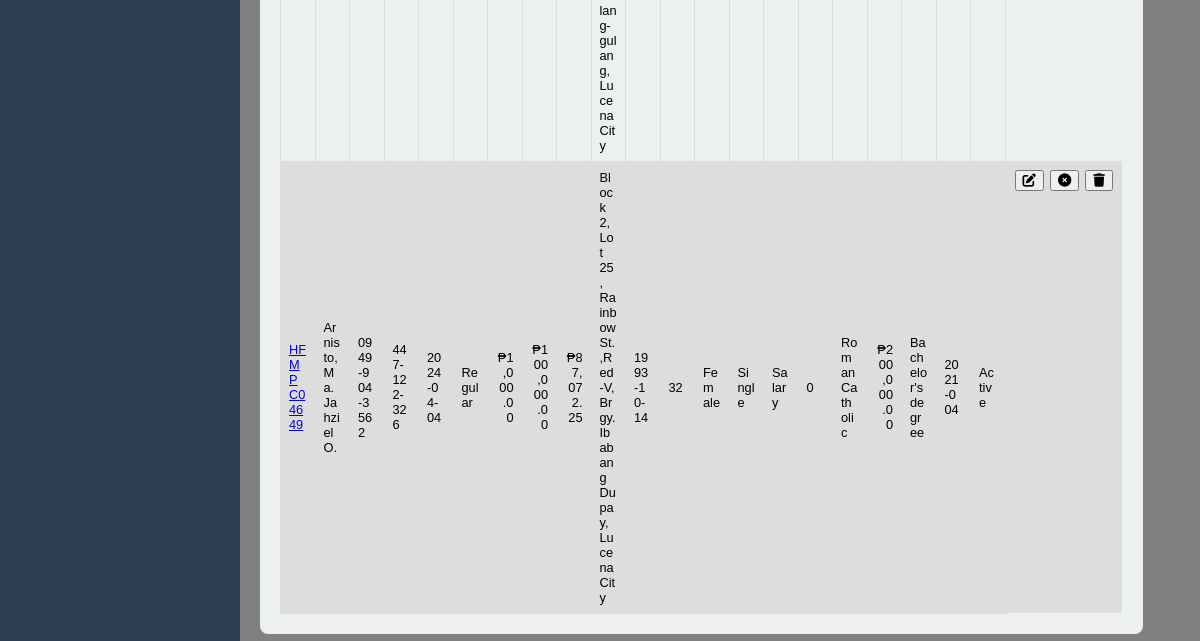
Page /coop_members.php (signed in, lower part) on the earlier database version.
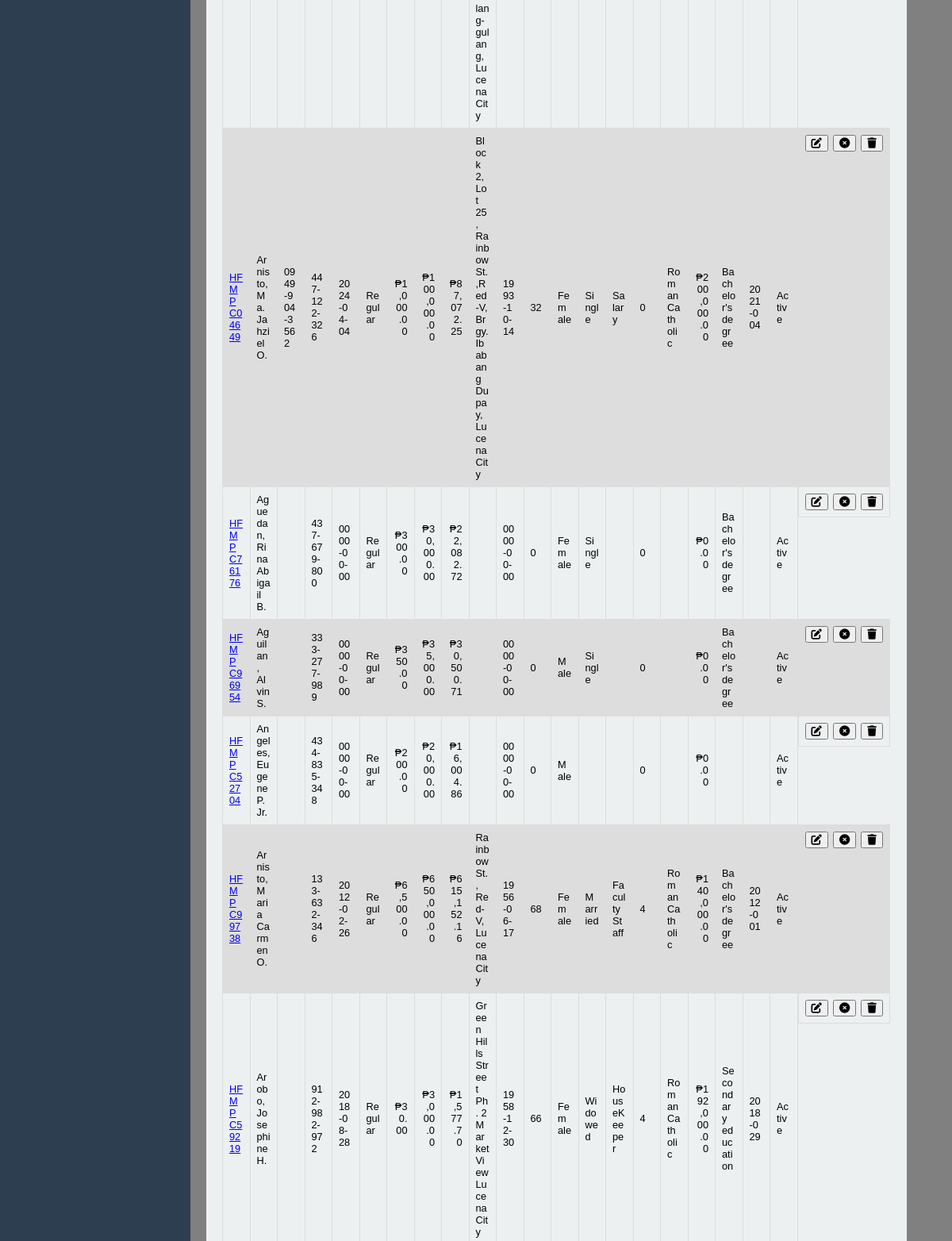
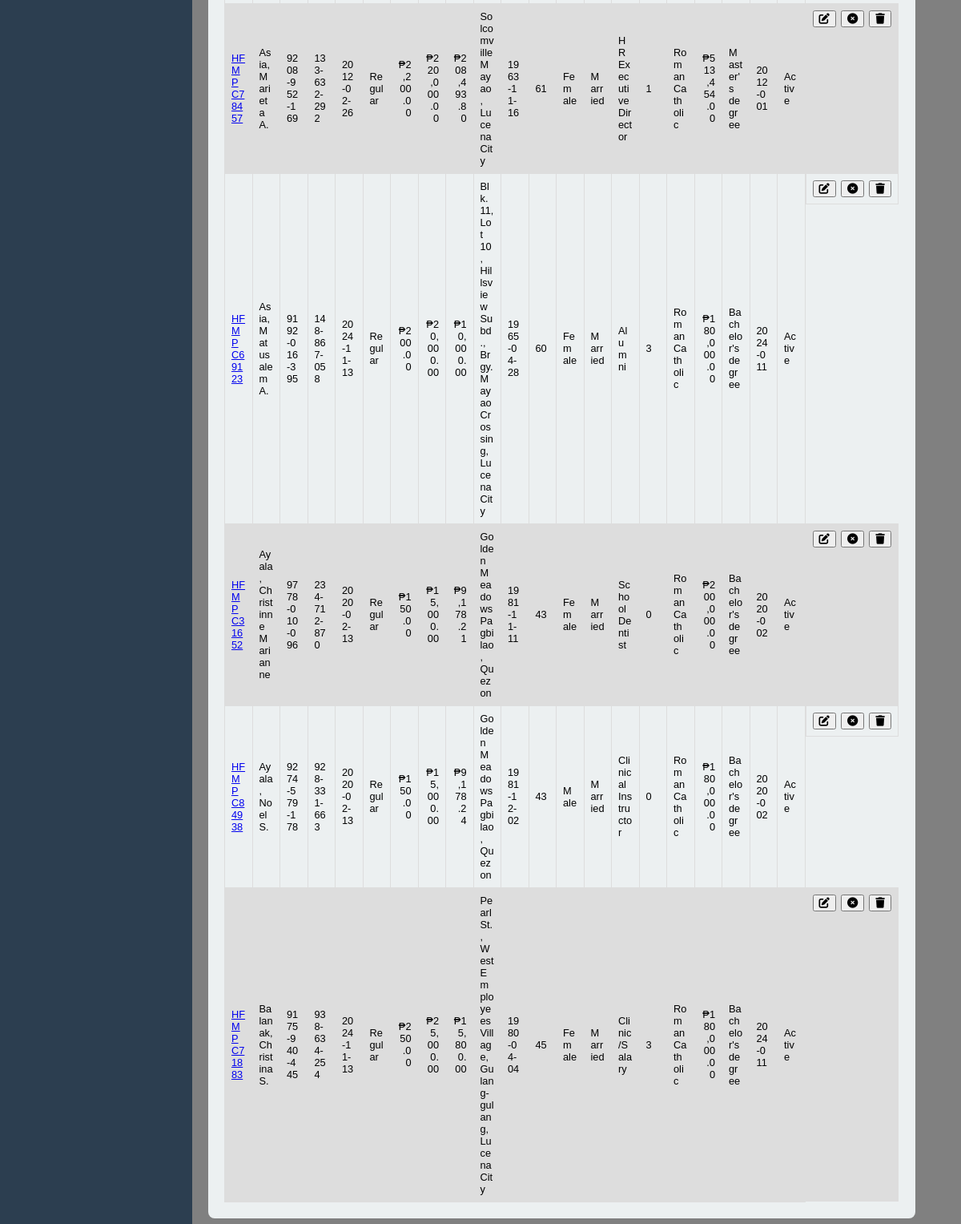
Same page on the later database version (2 pictures, top to bottom).
### tables this page shows
CREATE TABLE `coop_members` (
  `coop_id` int(50) NOT NULL AUTO_INCREMENT,
  `membership_id` varchar(50) NOT NULL,
  `name_of_member` varchar(255) NOT NULL,
  `contact_number` varchar(20) NOT NULL,
  `tin` varchar(15) NOT NULL,
  `date_accepted` date NOT NULL,
  `bod_resolution` varchar(50) NOT NULL,
  `type_of_membership` varchar(50) NOT NULL,
  `shares_subscribed` decimal(10,2) NOT NULL,
  `amount_subscribed` decimal(10,2) NOT NULL,
  `initial_paid_up` decimal(10,2) NOT NULL,
  `address` text NOT NULL,
  `date_of_birth` date NOT NULL,
  `age` int(11) NOT NULL,
  `gender` varchar(20) DEFAULT NULL,
  `civil_status` varchar(50) DEFAULT NULL,
  `occupation` varchar(100) NOT NULL,
  `number_of_dependents` int(11) NOT NULL,
  `religious` varchar(100) NOT NULL,
  `annual_income` decimal(10,2) NOT NULL,
  `date_terminated` date DEFAULT NULL,
  `educational_attainment` varchar(50) DEFAULT NULL,
  `status` int(5) NOT NULL,
  `remarks` varchar(10) NOT NULL,
  `created_at` timestamp NOT NULL DEFAULT current_timestamp(),
  PRIMARY KEY (`coop_id`)
);

### coop_members.php (the view, shortened to what the changed rows need)
<?php include 'header.php' ?>
<link rel="stylesheet" href="assets/coop_members_shared_capitals.css">
<link rel="stylesheet" href="assets/message.css">
<main class="content-member">
  <section class="stats-member">
    <div class="card-member">
      <div style="overflow-x:auto;">
        <table id="member-table">
          <tbody>
            <?php
            $sql = "SELECT coop_id, membership_id, name_of_member, contact_number, tin, date_accepted, type_of_membership, shares_subscribed, amount_subscribed, initial_paid_up, address, date_of_birth, age, gender, civil_status, occupation, number_of_dependents, religious, annual_income, educational_attainment, bod_resolution, status FROM coop_members WHERE remarks IS NULL OR Remarks != 'Deleted'";
            $result = $conn->query($sql);
            if ($result->num_rows > 0) {
                while ($row = $result->fetch_assoc()) {
                  echo "<tr>";
                  echo '<td><a href="coop_members_profile.php?id=' . htmlspecialchars($row['membership_id']) . '">' . htmlspecialchars($row['membership_id']) . '</a></td>';
                  echo "<td>" . htmlspecialchars($row['name_of_member']) . "</td>";
                  echo "<td>" . htmlspecialchars($row['contact_number']) . "</td>";
                  echo "<td>" . htmlspecialchars($row['tin']) . "</td>";
                  echo "<td>" . htmlspecialchars($row['date_accepted']) . "</td>";
                  echo "<td>" . htmlspecialchars($row['type_of_membership']) . "</td>";
                  echo "<td style='text-align: right;'> ₱". number_format($row['shares_subscribed'], 2) . "</td>";
                  echo "<td style='text-align: right;'> ₱". number_format($row['amount_subscribed'], 2) . "</td>";
                  echo "<td style='text-align: right;'> ₱". number_format($row['initial_paid_up'], 2) . "</td>";
                  echo "<td>" . htmlspecialchars($row['address']) . "</td>";
                  echo "<td>" . htmlspecialchars($row['date_of_birth']) . "</td>";
                  echo "<td>" . htmlspecialchars($row['age']) . "</td>";
                  echo "<td>" . htmlspecialchars($row['gender']) . "</td>";
                  echo "<td>" . htmlspecialchars($row['civil_status']) . "</td>";
                  echo "<td>" . htmlspecialchars($row['occupation']) . "</td>";
                  echo "<td>" . htmlspecialchars($row['number_of_dependents']) . "</td>";
                  echo "<td>" . htmlspecialchars($row['religious']) . "</td>";
                  echo "<td style='text-align: right;'> ₱". number_format($row['annual_income'], 2) . "</td>";
                  echo "<td>" . htmlspecialchars($row['educational_attainment']) . "</td>";
                  echo "<td>" . htmlspecialchars($row['bod_resolution']) . "</td>";
                  $statusText = ($row['status'] == 1) ? 'Active' : (($row['status'] == 0) ? 'Withdrawn' : 'Unknown');
                  echo "<td>" . htmlspecialchars($statusText) . "</td>";
                  echo "<td style='display: flex; justify-content: space-between; align-items: center; border'>";
                  echo "<button class='edit-btn' onclick='openEditMemberModal(" . htmlspecialchars($row['coop_id']) . ", \"" . htmlspecialchars($row['name_of_member']) . "\", \"" . htmlspecialchars($row['contact_number']) . "\", \"" . htmlspecialchars($row['tin']) . "\", \"" . htmlspecialchars($row['date_accepted']) . "\", \"" . htmlspecialchars($row['bod_resolution']) . "\", \"" . htmlspecialchars($row['civil_status']) . "\", \"" . htmlspecialchars($row['occupation']) . "\", \"" . htmlspecialchars($row['number_of_dependents']) . "\", \"" . htmlspecialchars($row['type_of_membership']) . "\", \"" . htmlspecialchars($row['shares_subscribed']) . "\", \"" . htmlspecialchars($row['amount_subscribed']) . "\", \"" . htmlspecialchars($row['initial_paid_up']) . "\", \"" . htmlspecialchars($row['address']) . "\", \"" . htmlspecialchars($row['date_of_birth']) . "\", \"" . htmlspecialchars($row['age']) . "\", \"" . htmlspecialchars($row['gender']) . "\", \"" . htmlspecialchars($row['religious']) . "\", \"" . htmlspecialchars($row['annual_income']) . "\")'><i class='fa-solid fa-pen-to-square'></i></button>";
                  echo '<a class="update-btn" href="coop_update_status.php?coop_id=' . $row['membership_id'] . '&status=' . ($row['status'] == 0 ? 1 : 0) . '" onclick="return confirm(\'Are you sure you want to ' . ($row['status'] == 0 ? 'activate' : 'deactivate') . ' this member?\')">';
                      echo ($row['status'] == 0 ? '<button><i class="fas fa-check-circle"></i></button>' : '<button><i class="fas fa-times-circle"></i></button>');
                      echo '</a>';
                      echo '<a href="coop_members_delete_functions.php?id=' . htmlspecialchars($row['membership_id']) . '" class="delete-btn" onclick="return confirm(\'Are you sure you want to delete this member? all data such as Shared Capital Records will be deleted?\')"><button><i class="fa-solid fa-trash"></i></button></a>';
                  echo "</td>";
                  echo "</tr>";
                }
            } else {
                echo "<tr><td colspan='21'>No members found</td></tr>";
            }
            ?>
          </tbody>
        </table>
      </div>
    </div>
  </section>
</main>
</body>
</html>

Differences in the rows shown:
added coop_members: membership "HFMPC76176", name_of_member "Aguedan, Rina Abigail B.", tin "437-679-800", date_accepted "0000-00-00", type_of_membership "Regular", shares_subscribed "300.00", amount_subscribed "30,000.00", initial_paid_up "22,082.72", date_of_birth "0000-00-00", age "0", gender "Female", civil_status "Single", number_of_dependents "0", annual_income "0.00", educational_attainment "Bachelor's degree", status "Active"
added coop_members: membership "HFMPC96954", name_of_member "Aguilan, Alvin S.", tin "333-277-989", date_accepted "0000-00-00", type_of_membership "Regular", shares_subscribed "350.00", amount_subscribed "35,000.00", initial_paid_up "30,500.71", date_of_birth "0000-00-00", age "0", gender "Male", civil_status "Single", number_of_dependents "0", annual_income "0.00", educational_attainment "Bachelor's degree", status "Active"
added coop_members: membership "HFMPC52704", name_of_member "Angeles, Eugene P. Jr.", tin "434-835-348", date_accepted "0000-00-00", type_of_membership "Regular", shares_subscribed "200.00", amount_subscribed "20,000.00", initial_paid_up "16,004.86", date_of_birth "0000-00-00", age "0", gender "Male", number_of_dependents "0", annual_income "0.00", status "Active"
added coop_members: membership "HFMPC99738", name_of_member "Arnisto, Maria Carmen O.", tin "133-632-346", date_accepted "2012-02-26", type_of_membership "Regular", shares_subscribed "6,500.00", amount_subscribed "650,000.00", initial_paid_up "615,152.16", address "Rainbow St., Red-V, Lucena City", date_of_birth "1956-06-17", age "68", gender "Female", civil_status "Married", occupation "Faculty Staff", number_of_dependents "4", religious "Roman Catholic", annual_income "140,000.00", educational_attainment "Bachelor's degree", bod_resolution "2012-001", status "Active"
added coop_members: membership "HFMPC59219", name_of_member "Arobo, Josephine H.", tin "912-982-972", date_accepted "2018-08-28", type_of_membership "Regular", shares_subscribed "30.00", amount_subscribed "3,000.00", initial_paid_up "1,577.70", address "Green Hills Street Ph. 2 Market View Lucena City", date_of_birth "1958-12-30", age "66", gender "Female", civil_status "Widowed", occupation "HouseKeeper", number_of_dependents "4", religious "Roman Catholic", annual_income "192,000.00", educational_attainment "Secondary education", bod_resolution "2018-029", status "Active"
added coop_members: membership "HFMPC78457", name_of_member "Asia, Marieta A.", contact_number "9208-952-169", tin "133-632-292", date_accepted "2012-02-26", type_of_membership "Regular", shares_subscribed "2,200.00", amount_subscribed "220,000.00", initial_paid_up "208,493.80", address "Solcomville Mayao, Lucena City", date_of_birth "1963-11-16", age "61", gender "Female", civil_status "Married", occupation "HR Executive Director", number_of_dependents "1", religious "Roman Catholic", annual_income "513,454.00", educational_attainment "Master's degree", bod_resolution "2012-001", status "Active"
added coop_members: membership "HFMPC69123", name_of_member "Asia, Matusalem A.", contact_number "9192-016-395", tin "148-867-058", date_accepted "2024-11-13", type_of_membership "Regular", shares_subscribed "200.00", amount_subscribed "20,000.00", initial_paid_up "10,000.00", address "Blk. 11, Lot 10, Hillsview Subd., Brgy. Mayao Crossing, Lucena City", date_of_birth "1965-04-28", age "60", gender "Female", civil_status "Married", occupation "Alumni", number_of_dependents "3", religious "Roman Catholic", annual_income "180,000.00", educational_attainment "Bachelor's degree", bod_resolution "2024-011", status "Active"
added coop_members: membership "HFMPC31652", name_of_member "Ayala, Christinne Marianne", contact_number "9778-010-096", tin "234-712-870", date_accepted "2020-02-13", type_of_membership "Regular", shares_subscribed "150.00", amount_subscribed "15,000.00", initial_paid_up "9,178.21", address "Golden Meadows Pagbilao, Quezon", date_of_birth "1981-11-11", age "43", gender "Female", civil_status "Married", occupation "School Dentist", number_of_dependents "0", religious "Roman Catholic", annual_income "200,000.00", educational_attainment "Bachelor's degree", bod_resolution "2020-002", status "Active"
added coop_members: membership "HFMPC84938", name_of_member "Ayala, Noel S.", contact_number "9274-579-178", tin "928-331-663", date_accepted "2020-02-13", type_of_membership "Regular", shares_subscribed "150.00", amount_subscribed "15,000.00", initial_paid_up "9,178.24", address "Golden Meadows Pagbilao, Quezon", date_of_birth "1981-12-02", age "43", gender "Male", civil_status "Married", occupation "Clinical Instructor", number_of_dependents "0", religious "Roman Catholic", annual_income "180,000.00", educational_attainment "Bachelor's degree", bod_resolution "2020-002", status "Active"
added coop_members: membership "HFMPC71883", name_of_member "Balanak, Christina S.", contact_number "9175-940-445", tin "938-634-254", date_accepted "2024-11-13", type_of_membership "Regular", shares_subscribed "250.00", amount_subscribed "25,000.00", initial_paid_up "15,800.00", address "Pearl St., West Employees Village, Gulang-gulang, Lucena City", date_of_birth "1980-04-04", age "45", gender "Female", civil_status "Married", occupation "Clinic/Salary", number_of_dependents "3", religious "Roman Catholic", annual_income "180,000.00", educational_attainment "Bachelor's degree", bod_resolution "2024-011", status "Active"
